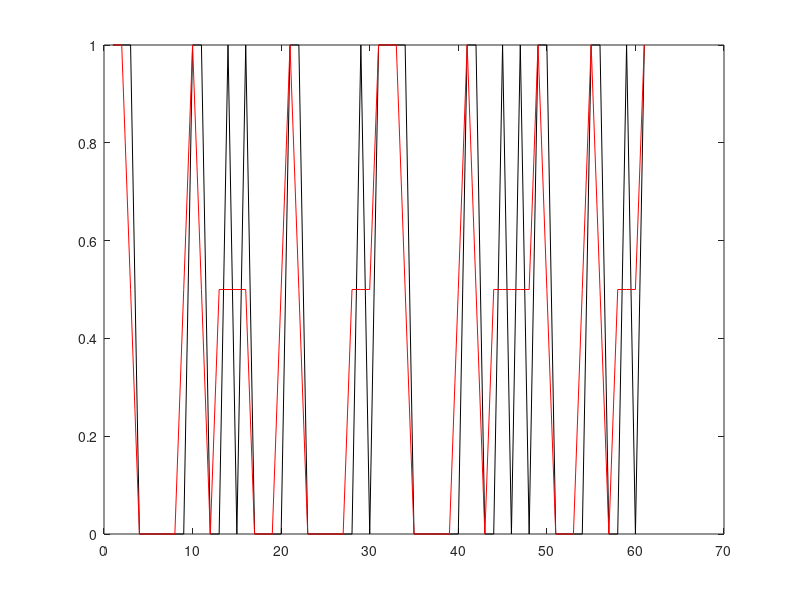
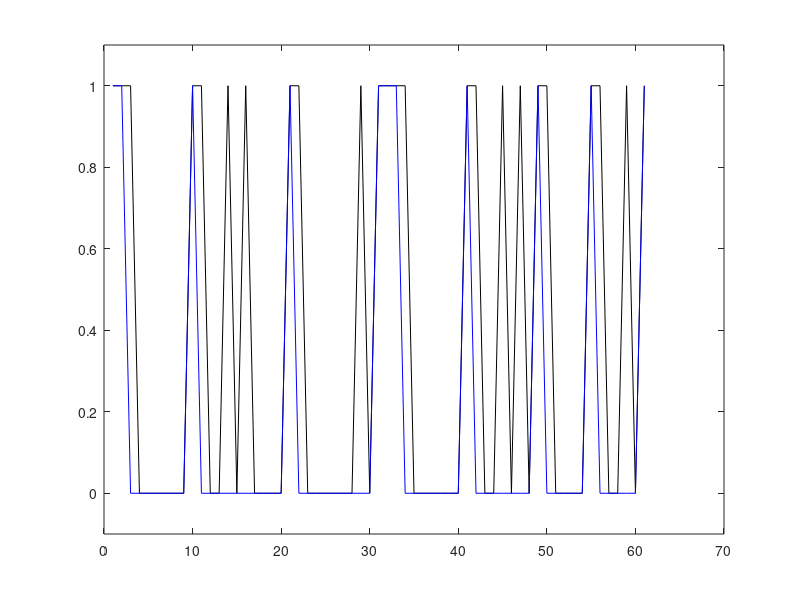

The MATLAB source for these figures, in order:
% masum 10/08/2016

clc;clear all;close all;

%% pamameters

nFilterLength=2;
fThreshold=0.6;

%% Data & porcess
Phase=[1 1 1 0 0 0 0 0 0  1 1 0 0 1 0 1 0 0 0 0 1 1 0 0 0 0 0 0 1 0 1 1 1 1 0 0 0 0 0 0 1 1 0 0 1 0 1 0 1 1 0 0 0 0 1 1 0 0 1 0 1];

PhaseFilt=imfilter(Phase,ones(1,nFilterLength)/nFilterLength,'replicate');
figure,
plot(Phase,'k');hold on;
plot(PhaseFilt,'r');hold on;

PhaseFilt(find(PhaseFilt<fThreshold))=0;

figure,
plot(Phase,'k');hold on;
plot(PhaseFilt,'b');hold off;
ylim([-0.1 1.1])